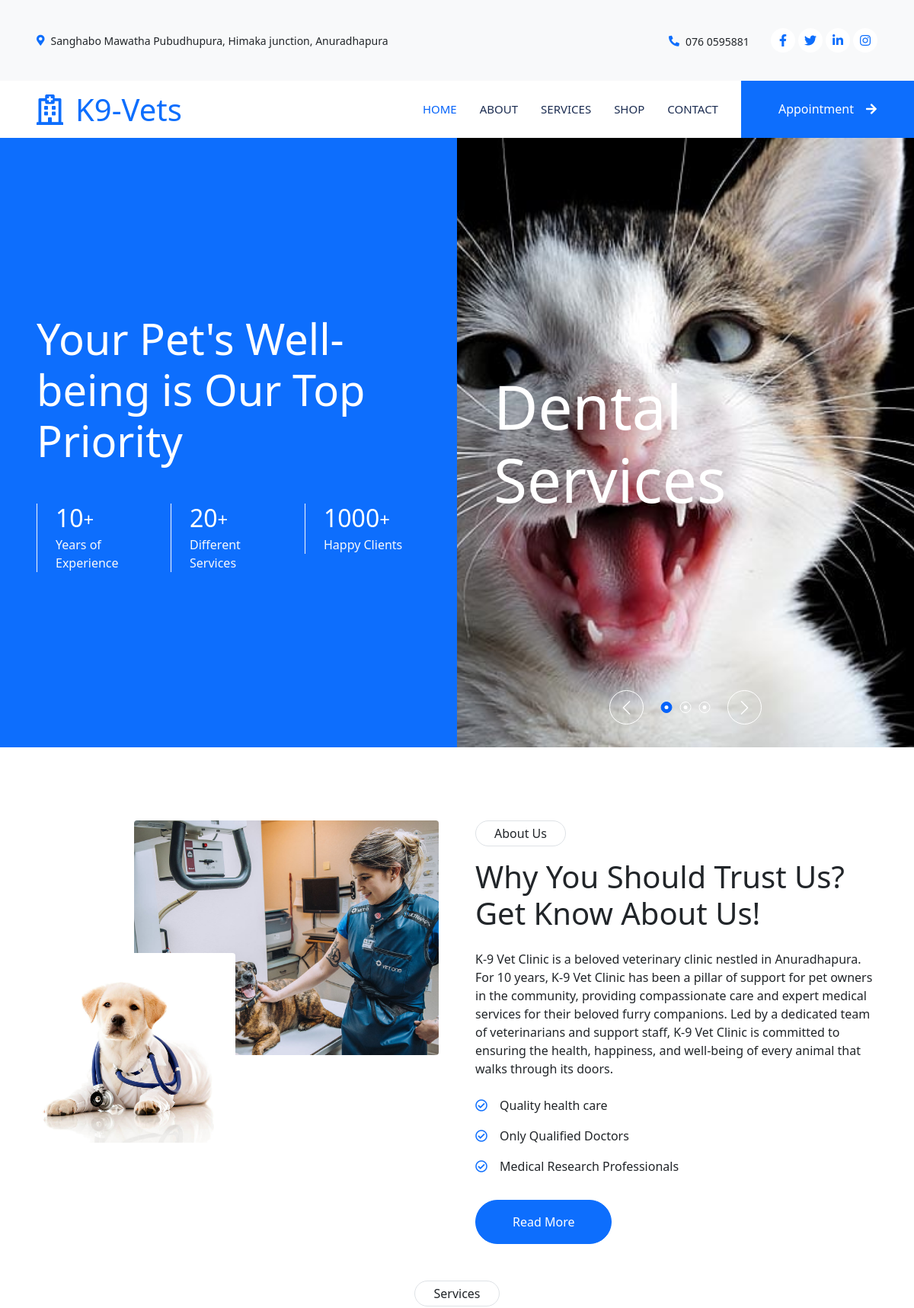
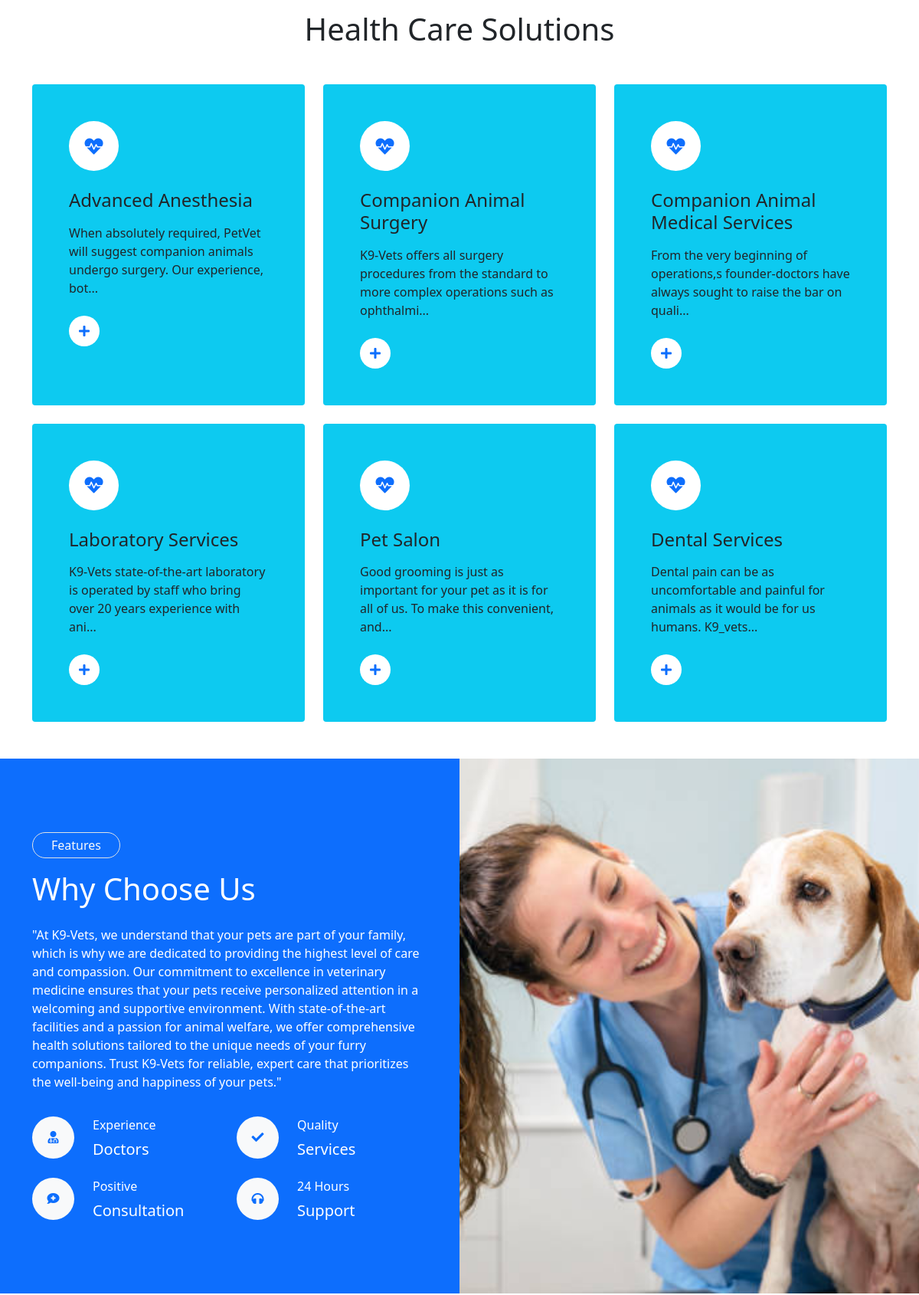
The page / (upper part) on the database its author committed (2 pictures, top to bottom).
### tables this page shows
CREATE TABLE `services` (
  `id` int(11) NOT NULL,
  `name` varchar(100) NOT NULL,
  `description` varchar(1000) NOT NULL,
  `url` varchar(500) NOT NULL
);

### index.php (the view, shortened to what this page needs)
<!DOCTYPE html>
<html lang="en">
<head>
<?php
    include 'source/config.php';
    $sql = "SELECT * FROM services";
    $result = mysqli_query($conn, $sql);
?>
    <link href="https://cdnjs.cloudflare.com/ajax/libs/font-awesome/5.10.0/css/all.min.css" rel="stylesheet">
    <link href="https://cdn.jsdelivr.net/npm/bootstrap-icons@1.4.1/font/bootstrap-icons.css" rel="stylesheet">
    <link href="source/lib/animate/animate.min.css" rel="stylesheet">
    <link href="source/lib/owlcarousel/assets/owl.carousel.min.css" rel="stylesheet">
    <link href="source/lib/tempusdominus/css/tempusdominus-bootstrap-4.min.css" rel="stylesheet" />
    <link href="source/bootstrap/css/bootstrap.min.css" rel="stylesheet">
    <link href="source/css/style.css" rel="stylesheet">
    <link href="source/css/index-shop-cards.css" rel="stylesheet">
</head>
<body>
    <div class="container-fluid bg-light p-0 wow fadeIn" data-wow-delay="0.1s">
        <div class="row gx-0 d-none d-lg-flex">
            <div class="col-lg-7 px-5 text-start">
                <div class="h-100 d-inline-flex align-items-center py-3 me-4">
                    <small class="fa fa-map-marker-alt text-primary me-2"></small>
                    <small>Sanghabo Mawatha Pubudhupura, Himaka junction, Anuradhapura</small>
                </div>
                <div class="h-100 d-inline-flex align-items-center py-3">
                    <small>Mon - Fri : 09.00 AM - 09.00 PM</small>
                </div>
            </div>
            <div class="col-lg-5 px-5 text-end">
                <div class="h-100 d-inline-flex align-items-center py-3 me-4">
                    <small class="fa fa-phone-alt text-primary me-2"></small>
                    <small>076 0595881</small>
                </div>
                <div class="h-100 d-inline-flex align-items-center">
                    <a class="btn btn-sm-square rounded-circle bg-white text-primary me-1" href=""><i class="fab fa-facebook-f"></i></a>
                    <a class="btn btn-sm-square rounded-circle bg-white text-primary me-1" href=""><i class="fab fa-twitter"></i></a>
                    <a class="btn btn-sm-square rounded-circle bg-white text-primary me-1" href=""><i class="fab fa-linkedin-in"></i></a>
                    <a class="btn btn-sm-square rounded-circle bg-white text-primary me-0" href=""><i class="fab fa-instagram"></i></a>
                </div>
            </div>
        </div>
    </div>
    <nav class="navbar navbar-expand-lg bg-white navbar-light sticky-top p-0 wow fadeIn" data-wow-delay="0.1s">
        <a href="index.php" class="navbar-brand d-flex align-items-center px-4 px-lg-5">
            <h1 class="m-0 text-primary"><i class="far fa-hospital me-3"></i>K9-Vets</h1>
        </a>
        <div class="collapse navbar-collapse" id="navbarCollapse">
            <div class="navbar-nav ms-auto p-4 p-lg-0">
                <a href="index.php" class="nav-item nav-link active">Home</a>
                <a href="source/frontend/about.php" class="nav-item nav-link">About</a>
                <a href="source/frontend/services.php" class="nav-item nav-link">Services</a>
                <a href="source/frontend/shop.php" class="nav-item nav-link">Shop</a>
                <a href="source/frontend/contact.php" class="nav-item nav-link">Contact</a>
            </div>
            <a href="#appointments" class="btn btn-primary rounded-0 py-4 px-lg-5 d-none d-lg-block">Appointment<i class="fa fa-arrow-right ms-3"></i></a>
        </div>
    </nav>
    <div class="container-fluid header bg-primary p-0 mb-5">
        <div class="row g-0 align-items-center flex-column-reverse flex-lg-row">
            <div class="col-lg-6 p-5 wow fadeIn" data-wow-delay="0.1s">
                <h1 class="display-4 text-white mb-5">Your Pet's Well-being is Our Top Priority</h1>
                <div class="row g-4">
                    <div class="col-sm-4">
                        <div class="border-start border-light ps-4">
                            <span style="display:flex; align-items:center; font-size: 24px; " class="text-white text-xl"><h2 class="text-white mb-1" data-toggle="counter-up">10</h2>+</span>
                            <p class="text-light mb-0">Years of Experience</p>
                        </div>
                    </div>
                    <div class="col-sm-4">
                        <div class="border-start border-light ps-4">
                            <span style="display:flex; align-items:center; font-size: 24px; " class="text-white text-xl"><h2 class="text-white mb-1" data-toggle="counter-up">20</h2>+</span>
                            <p class="text-light mb-0">Different Services</p>
                        </div>
                    </div>
                    <div class="col-sm-4">
                        <div class="border-start border-light ps-4">
                        <span style="display:flex; align-items:center; font-size: 24px; " class="text-white text-xl"><h2 class="text-white mb-1" data-toggle="counter-up">1000</h2>+</span>
                            <p class="text-light mb-0">Happy Clients</p>
                        </div>
                    </div>
                </div>
            </div>
            <div class="col-lg-6 wow fadeIn" data-wow-delay="0.5s">
                <div class="owl-carousel header-carousel">
                    <div class="owl-carousel-item position-relative" style="overflow:hidden;">
                        <img class="img-fluid " src="source/img/front/dental.jpg" alt="" style="object-fit:cover; width: 100vw; height: 100vh;">
                        <div class="owl-carousel-text">
                            <h1 class="display-1 text-white mb-0">Dental Services</h1>
                        </div>
                    </div>
                </div>
            </div>
        </div>
    </div>
    <div class="container-xxl py-5">
        <div class="container">
            <div class="row g-5">
                <div class="col-lg-6 wow fadeIn" data-wow-delay="0.1s">
                    <div class="d-flex flex-column">
                        <img class="img-fluid rounded w-75 align-self-end" src="source/img/front/cover1.jpg" alt="">
                        <img class="img-fluid rounded w-50 bg-white pt-3 pe-3" src="source/img/front/dog.jpg" alt="" style="margin-top: -25%;">
                    </div>
                </div>
                <div class="col-lg-6 wow fadeIn" data-wow-delay="0.5s">
                    <p class="d-inline-block border rounded-pill py-1 px-4">About Us</p>
                    <h1 class="mb-4">Why You Should Trust Us? Get Know About Us!</h1>
                    <p>K-9 Vet Clinic is a beloved veterinary clinic nestled in Anuradhapura. For 10 years, K-9
                                Vet Clinic has been a pillar of support for pet owners in the community, providing
                                compassionate care and expert medical services for their beloved furry companions. Led by
                                a dedicated team of veterinarians and support staff, K-9 Vet Clinic is committed to ensuring
                                the health, happiness, and well-being of every animal that walks through its doors.</p>
                    <p><i class="far fa-check-circle text-primary me-3"></i>Quality health care</p>
                    <p><i class="far fa-check-circle text-primary me-3"></i>Only Qualified Doctors</p>
                    <p><i class="far fa-check-circle text-primary me-3"></i>Medical Research Professionals</p>
                    <a class="btn btn-primary rounded-pill py-3 px-5 mt-3" href="">Read More</a>
                </div>
            </div>
        </div>
    </div>
    <div class="container" id="services">
        <div class="text-center mx-auto mb-5 wow fadeInUp" data-wow-delay="0.1s" style="max-width: 600px;">
            <p class="d-inline-block border rounded-pill py-1 px-4">Services</p>
            <h1>Health Care Solutions</h1>
        </div>
        <div class="row g-4">
            <?php while ($row = $result->fetch_assoc()): ?>
                <div class="col-lg-4 col-md-6 wow fadeInUp" data-wow-delay="0.1s">
                    <div class="service-item bg-info rounded h-100 p-5">
                        <div class="d-inline-flex align-items-center justify-content-center bg-white rounded-circle mb-4" style="width: 65px; height: 65px;">
                            <i class="fa fa-heartbeat text-primary fs-4"></i>
                        </div>
                        <h4 class="mb-3"><?php echo htmlspecialchars($row['name']); ?></h4>
                        <p class="mb-4">
                            <span class="short-description">
                                <?php echo substr(htmlspecialchars($row['description']), 0, 100); ?>...
                            </span>
                        </p>
                        <a class="btn show-more" href="javascript:void(0);"><i class="fa fa-plus text-primary me-3"></i>Read More</a>
                    </div>
                </div>
            <?php endwhile; ?>
        </div>
    </div>
    <div class="container-fluid bg-primary overflow-hidden my-5 px-lg-0">
        <div class="container feature px-lg-0">
            <div class="row g-0 mx-lg-0">
                <div class="col-lg-6 feature-text py-5 wow fadeIn" data-wow-delay="0.1s">
                    <div class="p-lg-5 ps-lg-0">
                        <p class="d-inline-block border rounded-pill text-light py-1 px-4">Features</p>
                        <h1 class="text-white mb-4">Why Choose Us</h1>
                        <p class="text-white mb-4 pb-2">"At K9-Vets, we understand that your pets are part of your family, which is why we are dedicated to providing the highest level of care and compassion. Our commitment to excellence in veterinary medicine ensures that your pets receive personalized attention in a welcoming and supportive environment. With state-of-the-art facilities and a passion for animal welfare, we offer comprehensive health solutions tailored to the unique needs of your furry companions. Trust K9-Vets for reliable, expert care that prioritizes the well-being and happiness of your pets."</p>
                        <div class="row g-4">
                            <div class="col-6">
                                <div class="d-flex align-items-center">
                                    <div class="d-flex flex-shrink-0 align-items-center justify-content-center rounded-circle bg-light" style="width: 55px; height: 55px;">
                                        <i class="fa fa-user-md text-primary"></i>
                                    </div>
                                    <div class="ms-4">
                                        <p class="text-white mb-2">Experience</p>
                                        <h5 class="text-white mb-0">Doctors</h5>
                                    </div>
                                </div>
                            </div>
                            <div class="col-6">
                                <div class="d-flex align-items-center">
                                    <div class="d-flex flex-shrink-0 align-items-center justify-content-center rounded-circle bg-light" style="width: 55px; height: 55px;">
                                        <i class="fa fa-check text-primary"></i>
                                    </div>
                                    <div class="ms-4">
                                        <p class="text-white mb-2">Quality</p>
                                        <h5 class="text-white mb-0">Services</h5>
                                    </div>
                                </div>
                            </div>
                            <div class="col-6">
                                <div class="d-flex align-items-center">
                                    <div class="d-flex flex-shrink-0 align-items-center justify-content-center rounded-circle bg-light" style="width: 55px; height: 55px;">
                                        <i class="fa fa-comment-medical text-primary"></i>
                                    </div>
                                    <div class="ms-4">
                                        <p class="text-white mb-2">Positive</p>
                                        <h5 class="text-white mb-0">Consultation</h5>
                                    </div>
                                </div>
                            </div>
                            <div class="col-6">
                                <div class="d-flex align-items-center">
                                    <div class="d-flex flex-shrink-0 align-items-center justify-content-center rounded-circle bg-light" style="width: 55px; height: 55px;">
                                        <i class="fa fa-headphones text-primary"></i>
                                    </div>
                                    <div class="ms-4">
                                        <p class="text-white mb-2">24 Hours</p>
                                        <h5 class="text-white mb-0">Support</h5>
                                    </div>
                                </div>
                            </div>
                        </div>
                    </div>
                </div>
                <div class="col-lg-6 pe-lg-0 wow fadeIn" data-wow-delay="0.5s" style="min-height: 400px;">
                    <div class="position-relative h-100">
                        <img class="position-absolute img-fluid w-100 h-100" src="source/img/front/cover2.jpg" style="object-fit: cover;" alt="">
                    </div>
                </div>
            </div>
        </div>
    </div>
</body>
</html>

### source/css/style.css (style rules this page uses)
:root { --primary: #0463FA; --light: #EFF5FF; --dark: #1B2C51; }
.btn { font-weight: 500; transition: .5s; }
.btn.btn-primary, .btn.btn-secondary { color: #FFFFFF; }
.btn-sm-square { width: 32px; height: 32px; }
.btn-square, .btn-sm-square, .btn-lg-square { padding: 0; display: flex; align-items: center; justify-content: center; font-weight: normal; }
.navbar .navbar-nav .nav-link { margin-right: 30px; padding: 25px 0; color: #FFFFFF; font-size: 15px; font-weight: 500; text-transform: uppercase; outline: none; }
.navbar .navbar-nav .nav-link:hover, .navbar .navbar-nav .nav-link.active { color: var(--primary); }
.navbar .navbar-brand, .navbar a.btn { height: 75px; }
.navbar .navbar-nav .nav-link { color: var(--dark); font-weight: 500; }
.navbar.sticky-top { top: -100px; transition: .5s; }
.header-carousel .owl-carousel-text { position: absolute; width: 100%; height: 100%; padding: 3rem; top: 0; left: 0; display: flex; align-items: center; justify-content: center; text-shadow: 0 0 30px rgba(0, 0, 0, .1); }
.service-item { transition: .5s; }
.service-item .btn { width: 40px; height: 40px; display: inline-flex; align-items: center; background: #FFFFFF; border-radius: 40px; white-space: nowrap; overflow: hidden; transition: .5s; }
@media (min-width: 992px) { .container.feature { max-width: 100% !important; } }
@media (min-width: 992px) { .feature-text { padding-left: calc(((100% - 960px) / 2) + .75rem); } }
@media (min-width: 1200px) { .feature-text { padding-left: calc(((100% - 1140px) / 2) + .75rem); } }

### rows shown on the page
services: name "Advanced Anesthesia", description "When absolutely required, PetVet will suggest companion animals undergo surgery. Our experience, bot"
services: name "Companion Animal Surgery", description "K9-Vets offers all surgery procedures from the standard to more complex operations such as ophthalmi"
services: name "Companion Animal Medical Services", description "From the very beginning of operations,s founder-doctors have always sought to raise the bar on quali"
services: name "Laboratory Services", description "K9-Vets state-of-the-art laboratory is operated by staff who bring over 20 years experience with ani"
services: name "Pet Salon", description "Good grooming is just as important for your pet as it is for all of us. To make this convenient, and"
services: name "Dental Services", description "Dental pain can be as uncomfortable and painful for animals as it would be for us humans. K9_vets"
